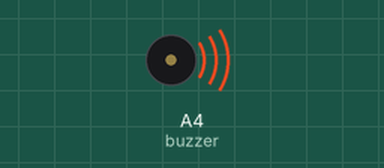
The sketch below on a simulated Arduino Uno, built with avr-gcc and run on an emulated ATmega328P. Parts: buzzer (waves = sounding).

Above: at 0.1 s.
At 88.0 s:
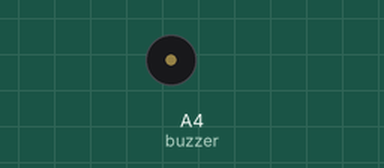
Timing chart, 0 to 89.5 s (numbered marks = the images above):
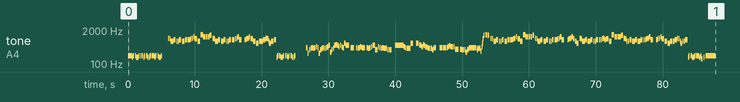

The sketch:

only_my_railgun.ino
```cpp
// とある科学の超電磁砲レールガン op (anime version)

#include <avr/pgmspace.h>

#define NOTE_B0  31
#define NOTE_C1  33
#define NOTE_CS1 35
#define NOTE_D1  37
#define NOTE_DS1 39
#define NOTE_E1  41
#define NOTE_F1  44
#define NOTE_FS1 46
#define NOTE_G1  49
#define NOTE_GS1 52
#define NOTE_A1  55
#define NOTE_AS1 58
#define NOTE_B1  62
#define NOTE_C2  65
#define NOTE_CS2 69
#define NOTE_D2  73
#define NOTE_DS2 78
#define NOTE_E2  82
#define NOTE_F2  87
#define NOTE_FS2 93
#define NOTE_G2  98
#define NOTE_GS2 104
#define NOTE_A2  110
#define NOTE_AS2 117
#define NOTE_B2  123
#define NOTE_C3  131
#define NOTE_CS3 139
#define NOTE_D3  147
#define NOTE_DS3 156
#define NOTE_E3  165
#define NOTE_F3  175
#define NOTE_FS3 185
#define NOTE_G3  196
#define NOTE_GS3 208
#define NOTE_A3  220
#define NOTE_AS3 233
#define NOTE_B3  247
#define NOTE_C4  262
#define NOTE_CS4 277
#define NOTE_D4  294
#define NOTE_DS4 311
#define NOTE_E4  330
#define NOTE_F4  349
#define NOTE_FS4 370
#define NOTE_G4  392
#define NOTE_GS4 415
#define NOTE_A4  440
#define NOTE_AS4 466
#define NOTE_B4  494
#define NOTE_C5  523
#define NOTE_CS5 554
#define NOTE_D5  587
#define NOTE_DS5 622
#define NOTE_E5  659
#define NOTE_F5  698
#define NOTE_FS5 740
#define NOTE_G5  784
#define NOTE_GS5 831
#define NOTE_A5  880
#define NOTE_AS5 932
#define NOTE_B5  988
#define NOTE_C6  1047
#define NOTE_CS6 1109
#define NOTE_D6  1175
#define NOTE_DS6 1245
#define NOTE_E6  1319
#define NOTE_F6  1397
#define NOTE_FS6 1480
#define NOTE_G6  1568
#define NOTE_GS6 1661
#define NOTE_A6  1760
#define NOTE_AS6 1865
#define NOTE_B6  1976
#define NOTE_C7  2093
#define NOTE_CS7 2217
#define NOTE_D7  2349
#define NOTE_DS7 2489
#define NOTE_E7  2637
#define NOTE_F7  2794
#define NOTE_FS7 2960
#define NOTE_G7  3136
#define NOTE_GS7 3322
#define NOTE_A7  3520
#define NOTE_AS7 3729
#define NOTE_B7  3951
#define NOTE_C8  4186
#define NOTE_CS8 4435
#define NOTE_D8  4699
#define NOTE_DS8 4978
#define NOTE_E8  5274
#define NOTE_F8  5588
#define NOTE_FS8 5920
#define NOTE_G8  6272
#define NOTE_GS8 6645
#define NOTE_A8  7074
#define NOTE_AS8 7459
#define NOTE_B8  7902
#define REST 0

int tempo = 71;
int buzzer = A4;

const int melody[] PROGMEM = {
 NOTE_GS3,16,NOTE_GS3,16,NOTE_GS3,16,NOTE_FS3,32,NOTE_GS3,16,REST,32,NOTE_GS3,16,NOTE_FS3,16,NOTE_FS3,32,NOTE_GS3,16,REST,32,
 NOTE_GS3,16,NOTE_GS3,16,NOTE_FS3,32,NOTE_GS3,16,REST,32,NOTE_GS3,16,NOTE_FS3,16,NOTE_FS3,32,NOTE_GS3,16,REST,32,
 NOTE_GS3,16,NOTE_GS3,16,NOTE_FS3,32,NOTE_GS3,16,REST,32,NOTE_GS3,16,NOTE_FS3,16,NOTE_FS3,32,NOTE_GS3,16,REST,12,REST,6,
 NOTE_B5,16,NOTE_AS5,16,NOTE_FS5,16,NOTE_FS5,16,NOTE_GS5,32,NOTE_GS5,16,REST,32,NOTE_FS5,16,NOTE_FS5,16,NOTE_GS5,32,NOTE_GS5,16,REST,32,
 NOTE_FS5,16,NOTE_FS5,16,NOTE_GS5,32,NOTE_GS5,16,REST,32,NOTE_GS5,16,NOTE_GS5,16,NOTE_AS5,16,NOTE_B5,16,NOTE_CS6,16,
 NOTE_AS5,8,NOTE_FS5,8,NOTE_E6,8,NOTE_CS6,8,NOTE_CS6,12,NOTE_CS6,12,NOTE_DS6,12,REST,32,
 NOTE_B5,16,NOTE_AS5,16,NOTE_FS5,16,NOTE_FS5,16,NOTE_GS5,32,NOTE_GS5,16,REST,32,NOTE_FS5,16,NOTE_FS5,16,NOTE_GS5,32,NOTE_GS5,16,REST,32,
 NOTE_FS5,16,NOTE_FS5,16,NOTE_GS5,32,NOTE_GS5,16,REST,32,NOTE_GS5,16,NOTE_GS5,16,NOTE_AS5,16,NOTE_B5,16,NOTE_CS6,16,NOTE_GS5,8,REST,8,
 NOTE_GS5,16,NOTE_AS5,16,NOTE_B5,16,NOTE_CS6,16,NOTE_AS5,8,NOTE_FS5,8,NOTE_DS5,8,NOTE_FS5,8,NOTE_FS5,16,
 NOTE_GS5,32,NOTE_GS5,12,NOTE_B5,16,NOTE_AS5,16,NOTE_FS5,32,NOTE_DS5,12,NOTE_FS5,16,NOTE_FS5,16,NOTE_GS5,32,NOTE_GS5,12,
 NOTE_FS3,32,NOTE_GS3,16,REST,32,NOTE_GS3,16,NOTE_FS3,16,NOTE_FS3,32,NOTE_GS3,16,REST,32,NOTE_GS3,16,NOTE_GS3,16,NOTE_FS3,32,NOTE_GS3,16,REST,32,NOTE_GS3,16,NOTE_FS3,16,NOTE_FS3,32,NOTE_GS3,16,
 REST,4,REST,8,REST,16,REST,32,
 NOTE_GS4,16,NOTE_C4,16,NOTE_F4,16,NOTE_G4,16,NOTE_GS4,16,NOTE_G4,16,NOTE_GS4,16,NOTE_AS4,16,
 NOTE_GS4,16,NOTE_C4,16,NOTE_F4,16,NOTE_G4,16,NOTE_GS4,16,NOTE_G4,16,NOTE_GS4,16,NOTE_AS4,16,
 NOTE_C5,16,NOTE_CS4,16,NOTE_F4,16,NOTE_G4,16,NOTE_C5,16,NOTE_CS5,16,NOTE_C5,16,NOTE_AS4,16,NOTE_C5,16,NOTE_AS4,16,NOTE_GS4,16,NOTE_DS5,16,NOTE_C5,6,REST,16,
 NOTE_GS4,6,REST,16,NOTE_GS4,16,NOTE_G4,16,NOTE_GS4,16,NOTE_AS4,16,NOTE_GS4,6,REST,16,
 NOTE_GS4,16,NOTE_G4,16,NOTE_GS4,16,NOTE_AS4,16,NOTE_C5,8,NOTE_F4,8,NOTE_AS4,16,NOTE_GS4,16,NOTE_G4,16,NOTE_GS4,16,NOTE_G4,6,NOTE_F4,16,NOTE_F4,8,REST,8,REST,32,
 NOTE_C5,16,NOTE_C5,32,NOTE_C5,16,NOTE_C5,32,NOTE_C5,8,NOTE_C5,16,NOTE_AS4,16,NOTE_GS4,16,NOTE_G4,8,NOTE_G4,16,NOTE_DS5,32,NOTE_DS5,12,REST,8,
 NOTE_DS5,32,NOTE_DS5,32,NOTE_DS5,16,NOTE_CS5,16,NOTE_C5,16,NOTE_AS4,16,NOTE_CS5,32,NOTE_C5,16,NOTE_AS4,12,NOTE_GS4,16,NOTE_G4,12,NOTE_G4,12,NOTE_F4,16,NOTE_GS4,8,REST,8,
 NOTE_GS4,16,NOTE_GS4,32,NOTE_GS4,16,NOTE_GS4,32,NOTE_GS4,8,NOTE_GS4,16,NOTE_AS4,16,NOTE_B4,16,NOTE_AS4,8,NOTE_AS4,16,NOTE_FS4,32,NOTE_FS4,7,REST,16,
 NOTE_FS4,16,NOTE_F4,8,NOTE_F4,16,NOTE_CS4,15,NOTE_F4,16,NOTE_G4,32,NOTE_GS4,12,NOTE_GS4,16,NOTE_GS4,6,NOTE_G4,32,NOTE_F4,32,NOTE_G4,8,NOTE_DS4,32,NOTE_AS4,32,NOTE_DS5,32,NOTE_AS5,32,
 NOTE_DS6,16,REST,32,NOTE_E6,16,REST,32,NOTE_DS6,16,REST,16,
 NOTE_B5,16,NOTE_AS5,16,NOTE_FS5,16,NOTE_FS5,16,NOTE_GS5,32,NOTE_GS5,16,REST,32,NOTE_FS5,16,NOTE_FS5,16,NOTE_GS5,32,NOTE_GS5,16,REST,32,
 NOTE_FS5,16,NOTE_FS5,16,NOTE_GS5,32,NOTE_GS5,16,REST,32,NOTE_GS5,16,NOTE_GS5,16,NOTE_AS5,16,NOTE_B5,16,NOTE_CS6,16,NOTE_AS5,8,NOTE_FS5,8,NOTE_E6,8,NOTE_CS6,8,NOTE_CS6,12,NOTE_CS6,12,NOTE_DS6,12,REST,32,
 NOTE_B5,16,NOTE_AS5,16,NOTE_FS5,16,NOTE_FS5,16,NOTE_GS5,32,NOTE_GS5,16,REST,32,NOTE_FS5,16,NOTE_FS5,16,NOTE_GS5,32,NOTE_GS5,16,REST,32,
 NOTE_FS5,16,NOTE_FS5,16,NOTE_GS5,32,NOTE_GS5,16,REST,32,NOTE_GS5,16,NOTE_GS5,16,NOTE_AS5,16,NOTE_B5,16,NOTE_CS6,16,NOTE_GS5,8,REST,8,
 NOTE_GS5,16,NOTE_AS5,16,NOTE_B5,16,NOTE_CS6,16,NOTE_AS5,12,NOTE_FS5,12,NOTE_DS5,12,REST,32,
 NOTE_B5,16,NOTE_AS5,16,NOTE_FS5,16,NOTE_FS5,16,NOTE_GS5,32,NOTE_GS5,16,REST,32,NOTE_FS5,16,NOTE_FS5,16,NOTE_GS5,32,NOTE_GS5,16,REST,32,
 NOTE_FS5,16,NOTE_FS5,16,NOTE_GS5,32,NOTE_GS5,16,REST,32,NOTE_GS5,16,NOTE_GS5,16,NOTE_AS5,16,NOTE_B5,16,NOTE_GS5,16,NOTE_AS5,8,NOTE_FS5,8,NOTE_E6,8,NOTE_CS6,8,NOTE_CS6,12,NOTE_CS6,12,NOTE_DS6,12,REST,32,
 NOTE_B5,16,NOTE_AS5,16,NOTE_FS5,16,NOTE_FS5,16,NOTE_GS5,32,NOTE_GS5,16,REST,32,NOTE_FS5,16,NOTE_FS5,16,NOTE_GS5,32,NOTE_GS5,16,REST,32,
 NOTE_FS5,16,NOTE_FS5,16,NOTE_GS5,32,NOTE_GS5,16,REST,32,NOTE_GS5,16,NOTE_GS5,16,NOTE_AS5,16,NOTE_B5,16,NOTE_CS6,16,NOTE_GS5,8,REST,8,
 NOTE_GS5,16,NOTE_AS5,16,NOTE_B5,16,NOTE_CS6,16,NOTE_AS5,8,NOTE_FS5,8,NOTE_DS5,8,NOTE_FS5,8,NOTE_FS5,16,NOTE_GS5,32,NOTE_GS5,12,NOTE_B5,16,NOTE_AS5,16,NOTE_FS5,32,NOTE_DS5,12,NOTE_FS5,16,NOTE_FS5,16,NOTE_GS5,32,NOTE_GS5,12,
 NOTE_FS3,32,NOTE_GS3,16,REST,32,NOTE_GS3,16,NOTE_FS3,16,NOTE_FS3,32,NOTE_GS3,16,REST,32,NOTE_GS3,16,NOTE_GS3,16,NOTE_FS3,16,NOTE_GS3,32,NOTE_DS3,16,REST,32,NOTE_FS3,16,REST,32,NOTE_GS3,2,
};

int notes = sizeof(melody) / sizeof(melody[0]) / 2;
int wholenote = (60000 * 4) / tempo;

void playMelody(const int melody[], int notes, int wholenote) {
  for (int thisNote = 0; thisNote < notes * 2; thisNote += 2) {

    int pitch = pgm_read_word(&melody[thisNote]);
    int divider = pgm_read_word(&melody[thisNote + 1]);

    int noteDuration;

    if (divider > 0) {
      // 正常音符
      noteDuration = wholenote / divider;
    } else {
      // 負音符（1.5倍）
      noteDuration = wholenote / abs(divider);
      noteDuration = noteDuration * 1.5;
    }

    tone(buzzer, pitch, noteDuration * 0.9);
    delay(noteDuration);
    noTone(buzzer);
  }
}

void setup() {
  playMelody(melody, notes, wholenote);
}

void loop() {
}
```
